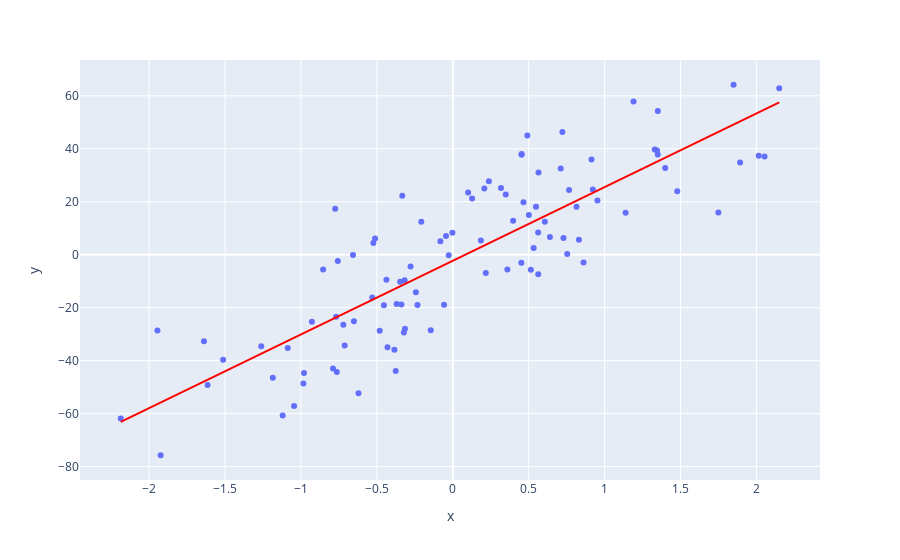

Notebook source saved alongside this figure:
### Code cell
px.scatter(x=x.flatten(), y=y, trendline="ols", trendline_color_override="red")
